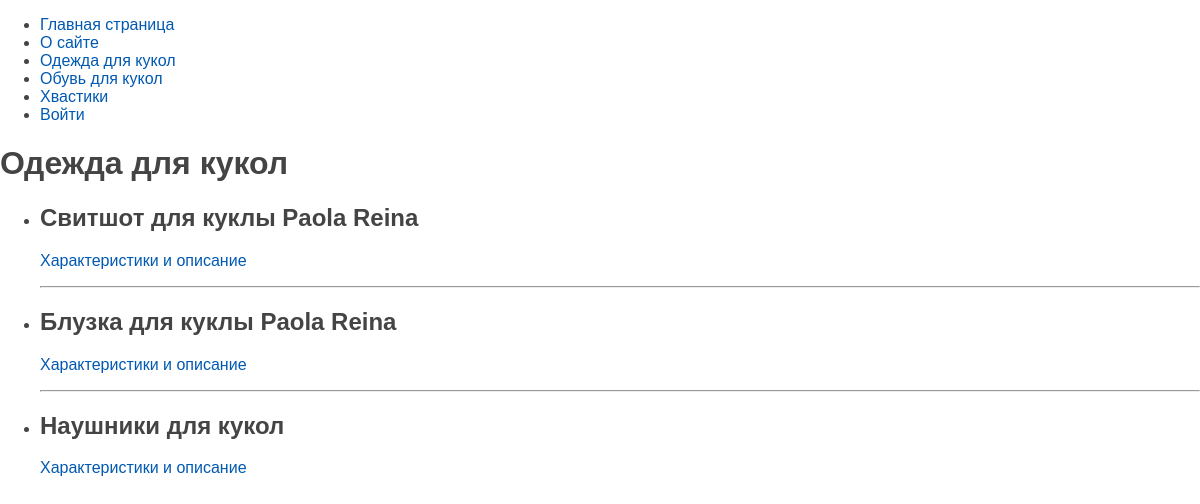
The app's page /clothes/, older data.
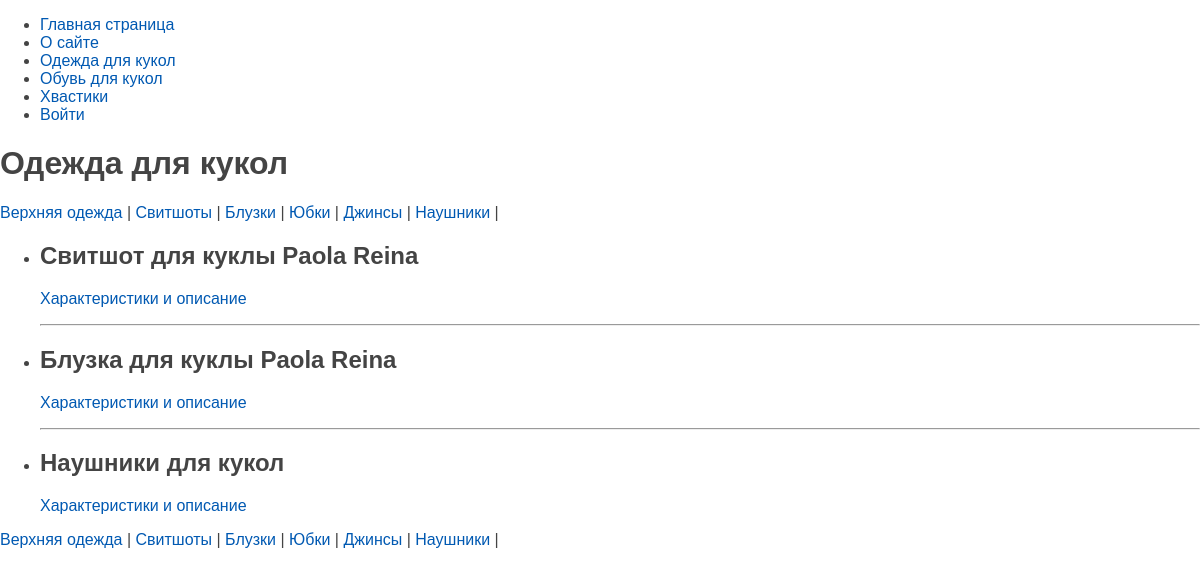
The same page, newer data.
### dolls/models.py (models this page shows, shortened)
class Typ_clothing(models.Model):
    class Status(models.IntegerChoices):
        DRAFT = 0, 'Недоступно'
        AVAILABILITY = 1, 'Доступно'
    title = models.CharField(max_length=150, verbose_name='Название')
    slug = models.SlugField(max_length=255, unique=True, db_index=True, verbose_name='Слаг')
    content = models.TextField(blank=True, verbose_name='Описание')
    is_availability = models.BooleanField(
        choices=tuple(map(lambda x: (bool(x[0]), x[1]), Status.choices)), default=Status.DRAFT, verbose_name='Наличие')
    selection_clothes = models.ForeignKey('Menu_selection_clothes', on_delete=models.PROTECT,
                                          related_name='typ_clot', verbose_name='Вид одежды')
    objects = models.Manager()
    availability = AvailabilityManager()
    def get_absolute_url(self):
        return reverse('post_clothes', kwargs={'post_slug': self.slug})
    class Meta:
        verbose_name = "Одежда для кукол"
        verbose_name_plural = "Одежда для кукол"

class Menu_selection_clothes(models.Model):
    typ = models.CharField(max_length=100, db_index=True, verbose_name='Вид')
    slug = models.SlugField(max_length=255, unique=True, db_index=True, verbose_name='Слаг')
    def get_absolute_url(self):
        return reverse('selection_clothes', kwargs={'cloth_type': self.slug})
    class Meta:
        verbose_name = "Вид одежды"
        verbose_name_plural = "Вид одежды"

### dolls/views.py (the view)
# urls.py: path('clothes/', views.clothes, name='clothes'),
def clothes(request):
    Typ_clot = Typ_clothing.availability.all()
    menu_selection_clothes = Menu_selection_clothes.objects.all()
    data = {
        'menu_selection_clothes': menu_selection_clothes,
        'title': 'Одежда для кукол',
        'menu': menu,
        'typ_clothing': Typ_clot
    }
    return render(request, 'dolls/clothes.html', data)

### dolls/models.py (called while the page is built)
    def get_queryset(self):
        return super().get_queryset().filter(is_availability=Typ_clothing.Status.AVAILABILITY)

### dolls/templates/dolls/clothes.html
{% extends 'base.html' %}
{% block content %}
<h1>{{ title }}</h1>
{% include 'dolls/includes/nav_for_clothes.html' %}
<ul>
    {% for i in typ_clothing %}
    <li>
        <h2>{{ i.title }}</h2>
        <p><a href="{{ i.get_absolute_url }}"> Характеристики и описание </a></p>
        {% if not forloop.last %}
        <hr>
        {% endif %}
    </li>
    {% endfor %}
</ul>
{% include 'dolls/includes/nav_for_clothes.html' %}
{% endblock %}

### templates/base.html (shortened to what this page needs)
{% load static %}
<!DOCTYPE html>
<html lang="en">
<head>
    <link type="text/css" href="{% static 'dolls/css/styles.css' %}" rel="stylesheet"/>
</head>
<body>
<ul>
    <li><a href="{% url 'home'%}">Главная страница</a></li>
    {% for m in menu %}
    {% if not forloop.last %}<li>{% else %}<li class="last">{% endif %}
        <a href="{% url m.url_name %}">{{ m.title }}</a>
    </li>
    {% endfor %}
</ul>
{% block content %} {% endblock %}
</body>
</html>

### dolls/templates/dolls/includes/nav_for_clothes.html
<nav>
    {% for s in menu_selection_clothes %}
        <a href="{{ s.get_absolute_url }}">{{ s.typ }}</a> |
    {% endfor %}
</nav>

Row changes from the older to the newer data that the page shows:
added Menu_selection_clothes: typ "Верхняя одежда"
added Menu_selection_clothes: typ "Свитшоты"
added Menu_selection_clothes: typ "Блузки"
added Menu_selection_clothes: typ "Юбки"
added Menu_selection_clothes: typ "Джинсы"
added Menu_selection_clothes: typ "Наушники"
